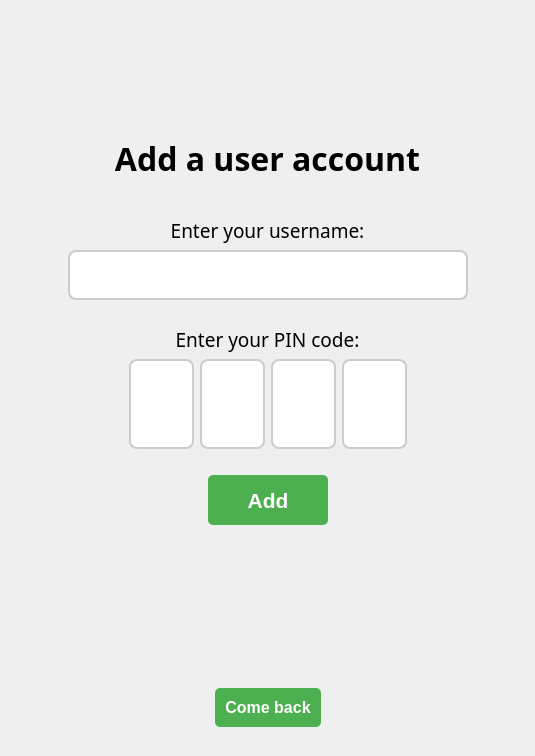
<?xml version="1.0" encoding="UTF-8"?>
<ui version="4.0">
 <class>MainWindow</class>
 <widget class="QMainWindow" name="MainWindow">
  <property name="geometry">
   <rect>
    <x>0</x>
    <y>0</y>
    <width>535</width>
    <height>756</height>
   </rect>
  </property>
  <property name="windowTitle">
   <string>MainWindow</string>
  </property>
  <property name="styleSheet">
   <string notr="true">QMainWindow 
{
                background-color: qlineargradient(
                    x1:0, y1:0, x2:1, y2:1,
                    stop:0 #fafafa, stop:1 #b8c6db
                );
}

QLineEdit {
                background-color: #fff;
                border: 2px solid #ccc;
                border-radius: 8px;
            }

QComboBox {
                background-color: #fff;
                border: 2px solid #ccc;
                border-radius: 8px;
                padding: 6px;
            }
</string>
  </property>
  <widget class="QWidget" name="centralwidget">
   <property name="styleSheet">
    <string notr="true"/>
   </property>
   <layout class="QVBoxLayout" name="verticalLayout">
    <property name="leftMargin">
     <number>20</number>
    </property>
    <property name="topMargin">
     <number>9</number>
    </property>
    <property name="rightMargin">
     <number>20</number>
    </property>
    <item>
     <spacer name="verticalSpacer_2">
      <property name="orientation">
       <enum>Qt::Vertical</enum>
      </property>
      <property name="sizeHint" stdset="0">
       <size>
        <width>20</width>
        <height>40</height>
       </size>
      </property>
     </spacer>
    </item>
    <item>
     <widget class="QWidget" name="widget" native="true">
      <property name="minimumSize">
       <size>
        <width>0</width>
        <height>0</height>
       </size>
      </property>
      <layout class="QGridLayout" name="gridLayout">
       <property name="bottomMargin">
        <number>30</number>
       </property>
       <item row="0" column="0">
        <widget class="QLabel" name="labelChooseUser">
         <property name="font">
          <font>
           <family>Segoe UI Light</family>
           <pointsize>24</pointsize>
           <weight>75</weight>
           <bold>true</bold>
          </font>
         </property>
         <property name="layoutDirection">
          <enum>Qt::RightToLeft</enum>
         </property>
         <property name="styleSheet">
          <string notr="true"/>
         </property>
         <property name="text">
          <string>Add a user account</string>
         </property>
         <property name="alignment">
          <set>Qt::AlignCenter</set>
         </property>
         <property name="wordWrap">
          <bool>false</bool>
         </property>
         <property name="margin">
          <number>40</number>
         </property>
         <property name="indent">
          <number>-1</number>
         </property>
         <property name="textInteractionFlags">
          <set>Qt::LinksAccessibleByMouse</set>
         </property>
        </widget>
       </item>
      </layout>
     </widget>
    </item>
    <item>
     <widget class="QLabel" name="label_3">
      <property name="minimumSize">
       <size>
        <width>0</width>
        <height>0</height>
       </size>
      </property>
      <property name="font">
       <font>
        <family>Segoe UI Variable</family>
        <pointsize>14</pointsize>
       </font>
      </property>
      <property name="styleSheet">
       <string notr="true"/>
      </property>
      <property name="text">
       <string>Enter your username:</string>
      </property>
      <property name="alignment">
       <set>Qt::AlignCenter</set>
      </property>
     </widget>
    </item>
    <item>
     <layout class="QHBoxLayout" name="horizontalLayout_2" stretch="0,0,0">
      <property name="sizeConstraint">
       <enum>QLayout::SetDefaultConstraint</enum>
      </property>
      <property name="bottomMargin">
       <number>20</number>
      </property>
      <item>
       <spacer name="horizontalSpacer_7">
        <property name="orientation">
         <enum>Qt::Horizontal</enum>
        </property>
        <property name="sizeHint" stdset="0">
         <size>
          <width>40</width>
          <height>20</height>
         </size>
        </property>
       </spacer>
      </item>
      <item>
       <widget class="QLineEdit" name="userEdit">
        <property name="sizePolicy">
         <sizepolicy hsizetype="Preferred" vsizetype="Preferred">
          <horstretch>0</horstretch>
          <verstretch>0</verstretch>
         </sizepolicy>
        </property>
        <property name="minimumSize">
         <size>
          <width>400</width>
          <height>50</height>
         </size>
        </property>
        <property name="maximumSize">
         <size>
          <width>400</width>
          <height>50</height>
         </size>
        </property>
        <property name="font">
         <font>
          <family>Segoe UI Light</family>
          <pointsize>16</pointsize>
         </font>
        </property>
        <property name="styleSheet">
         <string notr="true"/>
        </property>
       </widget>
      </item>
      <item>
       <spacer name="horizontalSpacer_8">
        <property name="orientation">
         <enum>Qt::Horizontal</enum>
        </property>
        <property name="sizeHint" stdset="0">
         <size>
          <width>40</width>
          <height>20</height>
         </size>
        </property>
       </spacer>
      </item>
     </layout>
    </item>
    <item>
     <widget class="QLabel" name="label_2">
      <property name="font">
       <font>
        <family>Segoe UI Variable</family>
        <pointsize>14</pointsize>
       </font>
      </property>
      <property name="styleSheet">
       <string notr="true"/>
      </property>
      <property name="text">
       <string>Enter your PIN code:</string>
      </property>
      <property name="alignment">
       <set>Qt::AlignCenter</set>
      </property>
     </widget>
    </item>
    <item>
     <layout class="QHBoxLayout" name="horizontalLayout">
      <property name="topMargin">
       <number>0</number>
      </property>
      <property name="bottomMargin">
       <number>20</number>
      </property>
      <item>
       <spacer name="horizontalSpacer">
        <property name="orientation">
         <enum>Qt::Horizontal</enum>
        </property>
        <property name="sizeHint" stdset="0">
         <size>
          <width>40</width>
          <height>20</height>
         </size>
        </property>
       </spacer>
      </item>
      <item>
       <widget class="QLineEdit" name="pin_edit_1">
        <property name="sizePolicy">
         <sizepolicy hsizetype="Expanding" vsizetype="Minimum">
          <horstretch>0</horstretch>
          <verstretch>0</verstretch>
         </sizepolicy>
        </property>
        <property name="minimumSize">
         <size>
          <width>65</width>
          <height>90</height>
         </size>
        </property>
        <property name="maximumSize">
         <size>
          <width>65</width>
          <height>90</height>
         </size>
        </property>
        <property name="font">
         <font>
          <family>Segoe UI Variable</family>
          <pointsize>33</pointsize>
          <weight>75</weight>
          <bold>true</bold>
         </font>
        </property>
        <property name="inputMethodHints">
         <set>Qt::ImhDigitsOnly|Qt::ImhNoTextHandles</set>
        </property>
        <property name="alignment">
         <set>Qt::AlignCenter</set>
        </property>
       </widget>
      </item>
      <item>
       <widget class="QLineEdit" name="pin_edit_2">
        <property name="sizePolicy">
         <sizepolicy hsizetype="Expanding" vsizetype="Minimum">
          <horstretch>0</horstretch>
          <verstretch>0</verstretch>
         </sizepolicy>
        </property>
        <property name="minimumSize">
         <size>
          <width>65</width>
          <height>90</height>
         </size>
        </property>
        <property name="maximumSize">
         <size>
          <width>65</width>
          <height>90</height>
         </size>
        </property>
        <property name="font">
         <font>
          <family>Segoe UI Variable</family>
          <pointsize>33</pointsize>
          <weight>75</weight>
          <bold>true</bold>
         </font>
        </property>
        <property name="inputMethodHints">
         <set>Qt::ImhDigitsOnly|Qt::ImhNoTextHandles</set>
        </property>
        <property name="alignment">
         <set>Qt::AlignCenter</set>
        </property>
       </widget>
      </item>
      <item>
       <widget class="QLineEdit" name="pin_edit_3">
        <property name="sizePolicy">
         <sizepolicy hsizetype="Expanding" vsizetype="Minimum">
          <horstretch>0</horstretch>
          <verstretch>0</verstretch>
         </sizepolicy>
        </property>
        <property name="minimumSize">
         <size>
          <width>65</width>
          <height>90</height>
         </size>
        </property>
        <property name="maximumSize">
         <size>
          <width>65</width>
          <height>90</height>
         </size>
        </property>
        <property name="font">
         <font>
          <family>Segoe UI Variable</family>
          <pointsize>33</pointsize>
          <weight>75</weight>
          <bold>true</bold>
         </font>
        </property>
        <property name="inputMethodHints">
         <set>Qt::ImhDigitsOnly|Qt::ImhNoTextHandles</set>
        </property>
        <property name="alignment">
         <set>Qt::AlignCenter</set>
        </property>
       </widget>
      </item>
      <item>
       <widget class="QLineEdit" name="pin_edit_4">
        <property name="sizePolicy">
         <sizepolicy hsizetype="Expanding" vsizetype="Minimum">
          <horstretch>0</horstretch>
          <verstretch>0</verstretch>
         </sizepolicy>
        </property>
        <property name="minimumSize">
         <size>
          <width>65</width>
          <height>90</height>
         </size>
        </property>
        <property name="maximumSize">
         <size>
          <width>65</width>
          <height>90</height>
         </size>
        </property>
        <property name="font">
         <font>
          <family>Segoe UI Variable</family>
          <pointsize>33</pointsize>
          <weight>75</weight>
          <bold>true</bold>
         </font>
        </property>
        <property name="inputMethodHints">
         <set>Qt::ImhDigitsOnly|Qt::ImhNoTextHandles</set>
        </property>
        <property name="alignment">
         <set>Qt::AlignCenter</set>
        </property>
       </widget>
      </item>
      <item>
       <spacer name="horizontalSpacer_2">
        <property name="orientation">
         <enum>Qt::Horizontal</enum>
        </property>
        <property name="sizeHint" stdset="0">
         <size>
          <width>40</width>
          <height>20</height>
         </size>
        </property>
       </spacer>
      </item>
     </layout>
    </item>
    <item>
     <layout class="QHBoxLayout" name="horizontalLayout_6">
      <property name="bottomMargin">
       <number>20</number>
      </property>
      <item>
       <spacer name="horizontalSpacer_3">
        <property name="orientation">
         <enum>Qt::Horizontal</enum>
        </property>
        <property name="sizeHint" stdset="0">
         <size>
          <width>40</width>
          <height>20</height>
         </size>
        </property>
       </spacer>
      </item>
      <item>
       <widget class="QPushButton" name="newUserButton">
        <property name="sizePolicy">
         <sizepolicy hsizetype="Expanding" vsizetype="Expanding">
          <horstretch>0</horstretch>
          <verstretch>0</verstretch>
         </sizepolicy>
        </property>
        <property name="minimumSize">
         <size>
          <width>120</width>
          <height>50</height>
         </size>
        </property>
        <property name="maximumSize">
         <size>
          <width>120</width>
          <height>50</height>
         </size>
        </property>
        <property name="font">
         <font>
          <family>Segoe UI</family>
          <pointsize>16</pointsize>
          <weight>75</weight>
          <bold>true</bold>
         </font>
        </property>
        <property name="cursor">
         <cursorShape>PointingHandCursor</cursorShape>
        </property>
        <property name="styleSheet">
         <string notr="true">QPushButton {
                padding: 10px;
                color: #ffffff;
                background-color: #4CAF50;
                border: none;
                border-radius: 5px;
            }

QPushButton:hover {
                background-color: #45a049;
            }
QPushButton:pressed {
                background-color: #388e3c;
            }</string>
        </property>
        <property name="text">
         <string>Add</string>
        </property>
       </widget>
      </item>
      <item>
       <spacer name="horizontalSpacer_4">
        <property name="orientation">
         <enum>Qt::Horizontal</enum>
        </property>
        <property name="sizeHint" stdset="0">
         <size>
          <width>40</width>
          <height>20</height>
         </size>
        </property>
       </spacer>
      </item>
     </layout>
    </item>
    <item>
     <spacer name="verticalSpacer">
      <property name="orientation">
       <enum>Qt::Vertical</enum>
      </property>
      <property name="sizeHint" stdset="0">
       <size>
        <width>20</width>
        <height>84</height>
       </size>
      </property>
     </spacer>
    </item>
    <item>
     <layout class="QHBoxLayout" name="horizontalLayout_7">
      <property name="topMargin">
       <number>20</number>
      </property>
      <property name="bottomMargin">
       <number>20</number>
      </property>
      <item>
       <spacer name="horizontalSpacer_5">
        <property name="orientation">
         <enum>Qt::Horizontal</enum>
        </property>
        <property name="sizeHint" stdset="0">
         <size>
          <width>40</width>
          <height>20</height>
         </size>
        </property>
       </spacer>
      </item>
      <item>
       <widget class="QPushButton" name="goBackButton">
        <property name="font">
         <font>
          <family>Segoe UI</family>
          <pointsize>12</pointsize>
          <weight>75</weight>
          <bold>true</bold>
         </font>
        </property>
        <property name="cursor">
         <cursorShape>PointingHandCursor</cursorShape>
        </property>
        <property name="styleSheet">
         <string notr="true">QPushButton {
                padding: 10px;
                color: #ffffff;
                background-color: #4CAF50;
                border: none;
                border-radius: 5px;
            }

QPushButton:hover {
                background-color: #45a049;
            }
QPushButton:pressed {
                background-color: #388e3c;
            }</string>
        </property>
        <property name="text">
         <string>Come back</string>
        </property>
       </widget>
      </item>
      <item>
       <spacer name="horizontalSpacer_6">
        <property name="orientation">
         <enum>Qt::Horizontal</enum>
        </property>
        <property name="sizeHint" stdset="0">
         <size>
          <width>40</width>
          <height>20</height>
         </size>
        </property>
       </spacer>
      </item>
     </layout>
    </item>
   </layout>
  </widget>
 </widget>
 <resources/>
 <connections/>
</ui>
